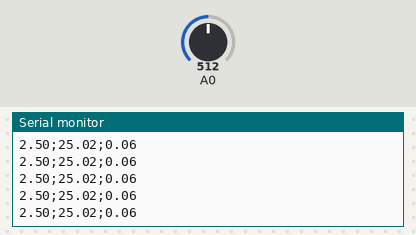
Recording of a sketch running on a simulated Arduino Uno, built with avr-gcc and run on an emulated ATmega328P. Parts: the last lines printed to the serial monitor. Inputs (shaded band) come from the test bench; at power-on: A0 = 512.

Above: at 1.2 s.
1.3 s: A0 set to 221
At 2.0 s:
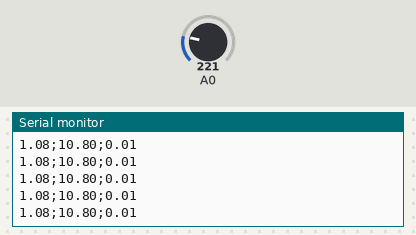
4.3 s: A0 set to 196
At 5.3 s:
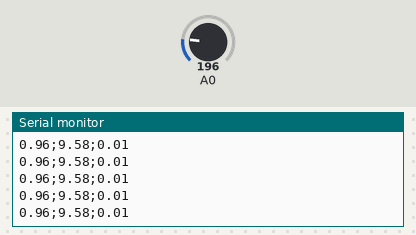
Timing chart, 0 to 7.3 s (numbered marks = the images above; inputs shaded):
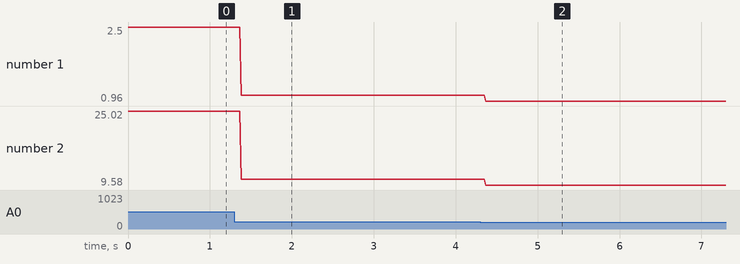

Measured:
- after the input at 1.3 s, the serial monitor: prints a new line after 0.08 s (image 1)
- after the input at 4.3 s, the serial monitor: prints a new line after 0.07 s (image 2)
- plotted number 1: 2.5 → 1.08 after the input at 1.3 s, 1.08 → 0.96 after the input at 4.3 s
- plotted number 2: 25.02 → 10.8 after the input at 1.3 s, 10.8 → 9.58 after the input at 4.3 s

The sketch:

greenit.ino
```cpp
int resistance = 100;

void setup() {
  Serial.begin(9600);
}

void loop() {

  int sensorValue = analogRead(A0);

  float voltage = sensorValue * (5.0 / 1023.0);

  float intensity = voltage / resistance;

  float power = resistance * intensity * intensity;

  Serial.print(voltage);
  Serial.print(";");
  Serial.print(intensity*1000);
  Serial.print(";");
  Serial.println(power);

}
```
